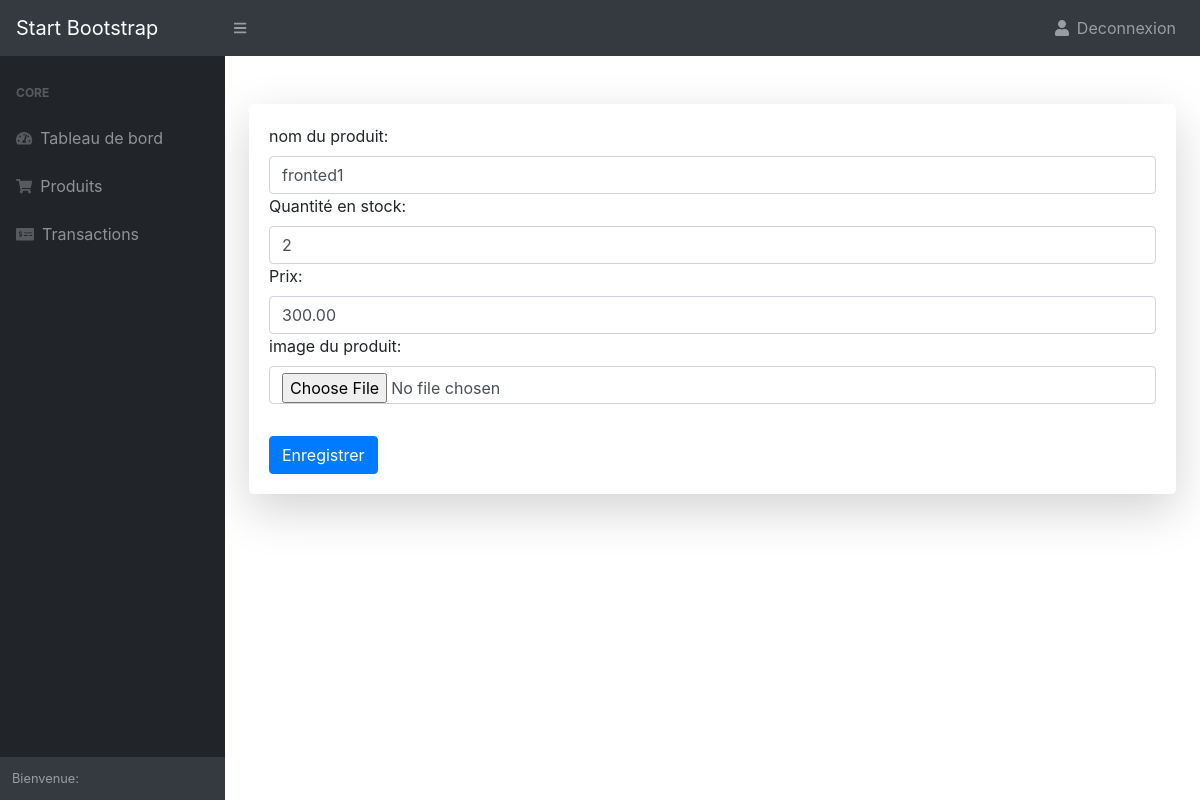
Screenshot of /products/1/edit/ (signed in) with the database file from the repository.
### product/models.py (models this page shows, shortened)
class Product(models.Model):
    name=models.CharField(max_length=60)
    image=models.ImageField(upload_to="product/")
    quantity=models.PositiveIntegerField(default=1)
    price=models.DecimalField(default=0, max_digits=13, decimal_places=2)
    created_at=models.DateTimeField(auto_now=True)
    owner= models.ForeignKey(User, on_delete=models.CASCADE)

### product/views.py (the view)
# urls.py: path("products/<int:product_id>/edit/", edit_product, name="edit_product"),
@login_required
def edit_product(request, product_id):
    product= get_object_or_404(Product, pk=product_id)
    user=request.user
    if request.method == "POST" :
        form=ProductForm(request.POST, request.FILES, instance=product)
        if form.is_valid():
           product= form.save(commit=False)
           product.save()
           return redirect("product_list")
    else:
        form=ProductForm(instance=product)
    return render(request, "product/edit-product.html", {'form': form})

### product/forms.py
class ProductForm(forms.ModelForm):
    name=forms.CharField(label="nom du produit", widget=forms.TextInput({ "class": "form-control"}) )
    quantity=forms.IntegerField (label="Quantité en stock", widget=forms.NumberInput({ "class": "form-control"}) )
    price=forms.IntegerField (label="Prix", widget=forms.NumberInput({ "class": "form-control"}) )
    image=forms.ImageField(label='image du produit', widget=forms.FileInput({ "class": "form-control"}))
    class Meta:
        model = Product
        fields= ('name', 'quantity', 'price', 'image')

### stock_management/templates/product/edit-product.html
{% extends "base.html" %}
{% block content %}
<div class="card shadow-lg border-0 rounded-lg mt-5">
<div class="card-body">
<form method="POST" enctype="multipart/form-data" >
    {% csrf_token %} {{ form }}
    <div class="mt-3">
      <button class="btn btn-primary mt-3" type="submit">Enregistrer</button>
    </div>
  </form>
</div>
</div>
{% endblock content %}

### rows the page displays
Product: name "fronted1", quantity "2", price "300.00"
